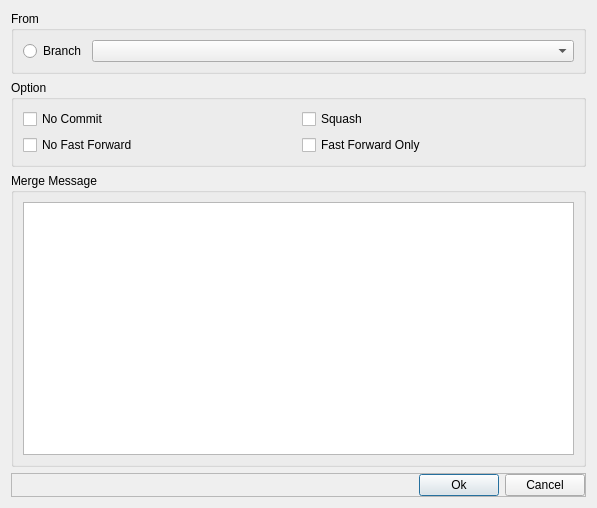
<?xml version="1.0" encoding="UTF-8"?>
<ui version="4.0">
 <class>GitMergeDialog</class>
 <widget class="QDialog" name="GitMergeDialog">
  <property name="geometry">
   <rect>
    <x>0</x>
    <y>0</y>
    <width>597</width>
    <height>508</height>
   </rect>
  </property>
  <property name="windowTitle">
   <string>Merge</string>
  </property>
  <layout class="QVBoxLayout" name="verticalLayout">
   <item>
    <widget class="QGroupBox" name="groupBox">
     <property name="title">
      <string>From</string>
     </property>
     <layout class="QGridLayout" name="gridLayout">
      <item row="0" column="0">
       <widget class="QRadioButton" name="rbBranch">
        <property name="text">
         <string>Branch</string>
        </property>
       </widget>
      </item>
      <item row="0" column="1">
       <widget class="QComboBox" name="cbBranch">
        <property name="sizePolicy">
         <sizepolicy hsizetype="Expanding" vsizetype="Fixed">
          <horstretch>0</horstretch>
          <verstretch>0</verstretch>
         </sizepolicy>
        </property>
       </widget>
      </item>
     </layout>
    </widget>
   </item>
   <item>
    <widget class="QGroupBox" name="grpOptions">
     <property name="title">
      <string>Option</string>
     </property>
     <layout class="QGridLayout" name="gridLayout_2">
      <item row="0" column="0">
       <widget class="QCheckBox" name="chkNoCommit">
        <property name="text">
         <string>No Commit</string>
        </property>
       </widget>
      </item>
      <item row="0" column="1">
       <widget class="QCheckBox" name="chkSquash">
        <property name="text">
         <string>Squash</string>
        </property>
       </widget>
      </item>
      <item row="1" column="0">
       <widget class="QCheckBox" name="chkNoFastFoward">
        <property name="text">
         <string>No Fast Forward</string>
        </property>
       </widget>
      </item>
      <item row="1" column="1">
       <widget class="QCheckBox" name="chkFastForwardOnly">
        <property name="text">
         <string>Fast Forward Only</string>
        </property>
       </widget>
      </item>
     </layout>
    </widget>
   </item>
   <item>
    <widget class="QGroupBox" name="groupBox_3">
     <property name="title">
      <string>Merge Message</string>
     </property>
     <layout class="QHBoxLayout" name="horizontalLayout">
      <item>
       <widget class="QPlainTextEdit" name="txtMergeMessage"/>
      </item>
     </layout>
    </widget>
   </item>
   <item>
    <widget class="QFrame" name="frame">
     <property name="frameShape">
      <enum>QFrame::StyledPanel</enum>
     </property>
     <property name="frameShadow">
      <enum>QFrame::Raised</enum>
     </property>
     <layout class="QHBoxLayout" name="horizontalLayout_2">
      <property name="leftMargin">
       <number>0</number>
      </property>
      <property name="topMargin">
       <number>0</number>
      </property>
      <property name="rightMargin">
       <number>0</number>
      </property>
      <property name="bottomMargin">
       <number>0</number>
      </property>
      <item>
       <spacer name="horizontalSpacer">
        <property name="orientation">
         <enum>Qt::Horizontal</enum>
        </property>
        <property name="sizeHint" stdset="0">
         <size>
          <width>40</width>
          <height>20</height>
         </size>
        </property>
       </spacer>
      </item>
      <item>
       <widget class="QPushButton" name="btnOk">
        <property name="text">
         <string>Ok</string>
        </property>
       </widget>
      </item>
      <item>
       <widget class="QPushButton" name="btnCancel">
        <property name="text">
         <string>Cancel</string>
        </property>
       </widget>
      </item>
     </layout>
    </widget>
   </item>
  </layout>
 </widget>
 <resources/>
 <connections/>
</ui>
